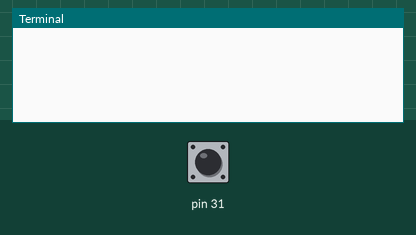
The program below on a simulated Raspberry Pi (header pin numbers). On the bench: the last lines printed to the terminal. The inputs (shaded band) are chosen by the test bench; at power-on: pin 31 HIGH.

Above: at 1.2 s.
1.3 s: pin 31 pulled LOW for 0.15 s
At 1.43 s:
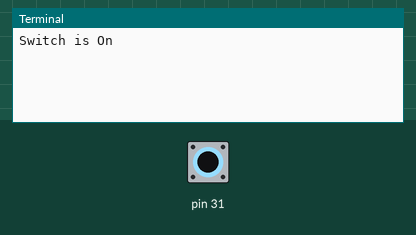
At 2.2 s:
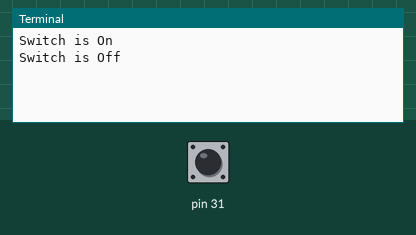

The program:

TSwDemo.py
```python
#Demonstration of Toggle Switch
#Using GPIO 31 as Input

import RPi.GPIO as GPIO
import time
GPIO.setmode(GPIO.BOARD)

TSw=31
GreenLED=11
BlueLED=13

# Set 7 for Output as LED for Red
GPIO.setup(TSw,GPIO.IN,pull_up_down=GPIO.PUD_UP)

TSwState=True
while True:
   if GPIO.input(TSw) <> TSwState:
	TSwState=GPIO.input(TSw)
        if TSwState:
            print("Switch is Off")
	else:
	    print("Switch is On")
```

Measured:
- after the input at 1.3 s, the terminal: prints a new line at once (image 1)
